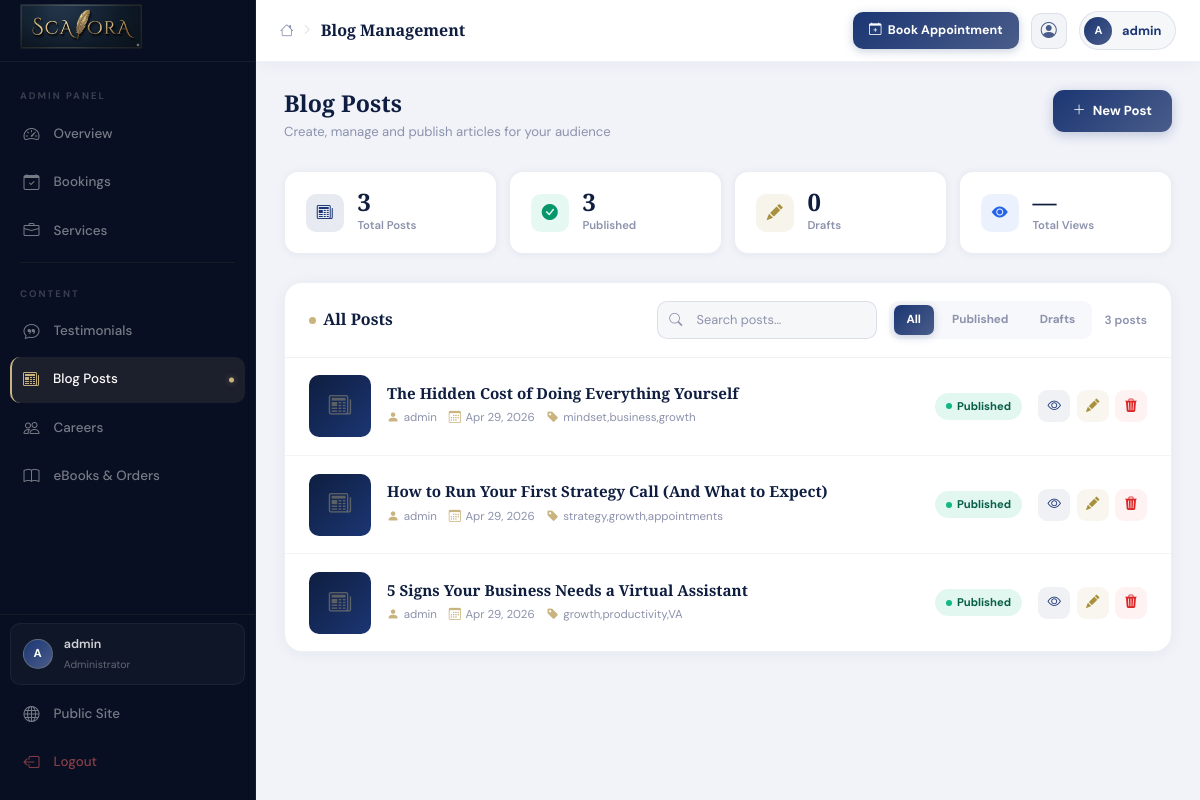
/dashboard/admin/blogs/ (signed in), run on the app's committed database.
### blogs/models.py (models this page shows, shortened)
class Blog(models.Model):
    title = models.CharField(max_length=300)
    slug = models.SlugField(unique=True, blank=True)
    author = models.ForeignKey(User, on_delete=models.CASCADE, related_name='blogs')
    content = models.TextField()
    excerpt = models.TextField(max_length=300, blank=True)
    image = models.ImageField(upload_to='blog_images/', blank=True, null=True)
    tags = models.CharField(max_length=200, blank=True)
    is_published = models.BooleanField(default=True)
    created_at = models.DateTimeField(auto_now_add=True)
    updated_at = models.DateTimeField(auto_now=True)
    class Meta:
        ordering = ['-created_at']

### dashboard/views.py (the view)
# urls.py: path('admin/blogs/', views.admin_blogs, name='admin_blogs'),
@login_required
def admin_blogs(request):
    if not is_admin_user(request.user):
        return redirect('dashboard:client_home')
    blogs = Blog.objects.order_by('-created_at')
    return render(request, 'dashboard/admin/blogs.html', {'blogs': blogs})

### dashboard/views.py (called while the page is built)
def is_admin_user(user):
    return user.is_staff or (hasattr(user, 'profile') and user.profile.role == 'admin')

### templates/dashboard/admin/blogs.html (shortened to what this page needs)
{% extends 'dashboard/base_dashboard.html' %}
{% block page_title %}Blog Management{% endblock %}
{% block content %}
<div class="bl-page-header">
  <div>
    <h1 class="bl-page-title">Blog Posts</h1>
    <p class="bl-page-sub">Create, manage and publish articles for your audience</p>
  </div>
  <a href="/blogs/add/" class="bl-add-btn"><i class="bi bi-plus-lg"></i> New Post</a>
</div>
<div class="bl-stats-row">
  <div class="bl-stat">
    <div class="bl-stat-ic c-blue"><i class="bi bi-newspaper"></i></div>
    <div><div class="bl-stat-val">{{ blogs|length }}</div><div class="bl-stat-lbl">Total Posts</div></div>
  </div>
  <div class="bl-stat">
    <div class="bl-stat-ic c-green"><i class="bi bi-check-circle-fill"></i></div>
    <div>
      <div class="bl-stat-val">{{ blogs|length }}</div>
      <div class="bl-stat-lbl">Published</div>
    </div>
  </div>
  <div class="bl-stat">
    <div class="bl-stat-ic c-gold"><i class="bi bi-pencil-fill"></i></div>
    <div><div class="bl-stat-val">0</div><div class="bl-stat-lbl">Drafts</div></div>
  </div>
  <div class="bl-stat">
    <div class="bl-stat-ic c-sky"><i class="bi bi-eye-fill"></i></div>
    <div><div class="bl-stat-val">—</div><div class="bl-stat-lbl">Total Views</div></div>
  </div>
</div>
<div class="bl-panel">
  <div class="bl-panel-header">
    <div class="bl-panel-title">All Posts</div>
    <div class="bl-toolbar">
      <div class="bl-search-wrap">
        <i class="bi bi-search bl-search-icon"></i>
        <input type="text" id="blSearch" class="bl-search-input" placeholder="Search posts…" autocomplete="off">
      </div>
      <div class="bl-filter-bar" id="blFilters">
        <button class="bl-tab active" data-filter="all">All</button>
        <button class="bl-tab" data-filter="published">Published</button>
        <button class="bl-tab" data-filter="draft">Drafts</button>
      </div>
      <span class="bl-count" id="blCount">{{ blogs|length }} post{{ blogs|length|pluralize }}</span>
    </div>
  </div>
  {% if blogs %}
  <div class="bl-post-list" id="blList">
    {% for b in blogs %}
    <div class="bl-post-row"
         data-status="{% if b.is_published %}published{% else %}draft{% endif %}"
         data-title="{{ b.title|lower }}"
         data-author="{{ b.author.get_full_name|lower|default:b.author.username|lower }}">
      <div class="bl-thumb">
        {% if b.image %}<img src="{{ b.image.url }}" alt="{{ b.title }}">
        {% else %}<i class="bi bi-newspaper"></i>{% endif %}
      </div>
      <div class="bl-post-info">
        <div class="bl-post-title">{{ b.title }}</div>
        <div class="bl-post-meta">
          <span class="bl-post-meta-item"><i class="bi bi-person-fill"></i>{{ b.author.get_full_name|default:b.author.username }}</span>
          <span class="bl-post-meta-item"><i class="bi bi-calendar3"></i>{{ b.created_at|date:"M j, Y" }}</span>
          {% if b.tags %}
          <span class="bl-post-meta-item"><i class="bi bi-tag-fill"></i>{{ b.tags|truncatechars:30 }}</span>
          {% endif %}
        </div>
      </div>
      <span class="bl-status-badge {% if b.is_published %}published{% else %}draft{% endif %}">
        <span class="bl-badge-dot"></span>
        {% if b.is_published %}Published{% else %}Draft{% endif %}
      </span>
      <div class="bl-post-actions">
        <a href="/blogs/{{ b.slug }}/" target="_blank" class="bl-action-btn view" title="View post">
          <i class="bi bi-eye"></i>
        </a>
        <a href="/blogs/{{ b.slug }}/edit/" class="bl-action-btn edit" title="Edit post">
          <i class="bi bi-pencil-fill"></i>
        </a>
        <a href="/blogs/{{ b.slug }}/delete/" class="bl-action-btn del" title="Delete post">
          <i class="bi bi-trash3-fill"></i>
        </a>
      </div>
    </div>
    {% endfor %}
  </div>
  {% else %}
  <div class="bl-empty">
    <div class="bl-empty-icon"><i class="bi bi-newspaper"></i></div>
    <h5>No blog posts yet</h5>
    <p><a href="/blogs/add/" style="color:#1B3673;font-weight:700;">Write your first post →</a></p>
  </div>
  {% endif %}
</div>
{% endblock %}

### templates/dashboard/base_dashboard.html (shortened to what this page needs)
{% load static %}
<!DOCTYPE html>
<html lang="en">
<head>
  <link href="https://cdn.jsdelivr.net/npm/bootstrap@5.3.2/dist/css/bootstrap.min.css" rel="stylesheet">
  <link href="https://cdn.jsdelivr.net/npm/bootstrap-icons@1.11.3/font/bootstrap-icons.css" rel="stylesheet">
  <link rel="stylesheet" href="/static/css/scalora.css">
</head>
<body>
<div class="db-wrapper">
  <aside class="db-sidebar" id="dbSidebar">
    <a href="/" class="sb-brand">
      <h2 class="auth-brand">
    <img src="{% static 'images/scalora-logo.png' %}"
         alt="Scalora Logo"
         style="height: 45px; width: auto;">
</h2>
    </a>
    <nav class="sb-nav">
      <div class="sb-section-label">
        {% if user.is_staff %}Admin Panel{% else %}My Account{% endif %}
      </div>
      {% if user.is_staff %}
      <a href="/dashboard/admin/"
         class="sb-link {% if request.path == '/dashboard/admin/' %}active{% endif %}">
        <i class="bi bi-speedometer2"></i><span>Overview</span>
      </a>
      <a href="/dashboard/admin/bookings/"
         class="sb-link {% if '/bookings/' in request.path and '/dashboard/' in request.path %}active{% endif %}">
        <i class="bi bi-calendar-check"></i><span>Bookings</span>
      </a>
      <a href="/dashboard/admin/services/"
         class="sb-link {% if '/services/' in request.path and '/dashboard/' in request.path %}active{% endif %}">
        <i class="bi bi-briefcase"></i><span>Services</span>
      </a>
      <div class="sb-divider"></div>
      <div class="sb-section-label">Content</div>
      <a href="/dashboard/admin/testimonials/"
         class="sb-link {% if '/testimonials/' in request.path and '/dashboard/' in request.path %}active{% endif %}">
        <i class="bi bi-chat-quote"></i><span>Testimonials</span>
      </a>
      <a href="/dashboard/admin/blogs/"
         class="sb-link {% if '/blogs/' in request.path and '/dashboard/' in request.path %}active{% endif %}">
        <i class="bi bi-newspaper"></i><span>Blog Posts</span>
      </a>
      <a href="/dashboard/admin/careers/"
         class="sb-link {% if '/careers/' in request.path and '/dashboard/' in request.path %}active{% endif %}">
        <i class="bi bi-people"></i><span>Careers</span>
      </a>
      <a href="/dashboard/admin/ebooks/"
         class="sb-link {% if '/ebooks/' in request.path and '/dashboard/' in request.path %}active{% endif %}">
        <i class="bi bi-book"></i><span>eBooks & Orders</span>
      </a>
      {% endif %}
    </nav>
    <div class="sb-footer">
      <a href="/accounts/profile/" class="sb-user-card">
        <div class="sb-user-av">{{ user.first_name|first|upper|default:user.username|first|upper }}</div>
        <div class="sb-user-info">
          <div class="sb-user-name">{{ user.get_full_name|default:user.username|truncatechars:20 }}</div>
          <div class="sb-user-role">{% if user.is_staff %}Administrator{% else %}Client{% endif %}</div>
        </div>
      </a>
      <a href="/" class="sb-link">
        <i class="bi bi-globe"></i><span>Public Site</span>
      </a>
      <a href="/accounts/logout/" class="sb-link sb-logout">
        <i class="bi bi-box-arrow-left"></i><span>Logout</span>
      </a>
    </div>
  </aside>
  <div class="db-main">
    <header class="db-topbar">
      <div class="topbar-title-wrap">
        <i class="bi bi-house topbar-home-ic"></i>
        <i class="bi bi-chevron-right topbar-sep"></i>
        <div class="topbar-page-title">{% block page_title %}Dashboard{% endblock %}</div>
      </div>
      <div class="topbar-right">
        <a href="/bookings/book/" class="topbar-book-btn">
          <i class="bi bi-calendar-plus"></i> Book Appointment
        </a>
        <a href="/accounts/profile/" class="topbar-icon-btn" title="Profile">
          <i class="bi bi-person-circle"></i>
        </a>
        <div class="topbar-user-chip">
          <div class="topbar-av">{{ user.first_name|first|upper|default:user.username|first|upper }}</div>
          <span class="topbar-username">{{ user.get_full_name|default:user.username }}</span>
        </div>
      </div>
    </header>
    <div class="db-content">
      {% block content %}{% endblock %}
    </div>
  </div>
</div>
</body>
</html>

### static/css/scalora.css (style rules this page uses)
:root { --primary-dark: #0F1E40; --primary: #1B3673; --primary-light: #4A5D8A; --secondary: #8C92AC; --gold: #c9b37e; --gold-light: #e0cc9e; --off-white: #F2F2F2; --white: #ffffff; --glass-bg: rgba(27, 54, 115, 0.15); --glass-border: rgba(201, 179, 126, 0.18); --glass-bg-dark: rgba(15, 30, 64, 0.75); --text-primary: #0F1E40; --text-light: rgba(255,255,255,0.85); --font-display: 'Playfair Display', Georgia, serif; --font-body: 'DM Sans', system-ui, sans-serif; --radius: 16px; --radius-sm: 10px; --shadow: 0 8px 40px rgba(15,30,64,0.18); --shadow-lg: 0 20px 60px rgba(15,30,64,0.25); --transition: all 0.3s cubic-bezier(0.4, 0, 0.2, 1); }
*, *::before, *::after { box-sizing: border-box; }
html { scroll-behavior: smooth; }
body { font-family: var(--font-body); color: var(--text-primary); background: var(--off-white); line-height: 1.7; overflow-x: hidden; }
h1,h2,h3,h4,h5,h6 { font-family: var(--font-display); font-weight: 700; line-height: 1.2; }
.auth-brand { font-family: var(--font-display); font-size: 2rem; color: var(--primary-dark); }

### data on the page
Blog: title "The Hidden Cost of Doing Everything Yourself", author.get_full_name "admin", created_at "Apr 29, 2026", tags "mindset,business,growth", is_published "Published"
Blog: title "How to Run Your First Strategy Call (And What to Expect)", author.get_full_name "admin", created_at "Apr 29, 2026", tags "strategy,growth,appointments", is_published "Published"
Blog: title "5 Signs Your Business Needs a Virtual Assistant", author.get_full_name "admin", created_at "Apr 29, 2026", tags "growth,productivity,VA", is_published "Published"

### other printed values
{{ user.first_name|first|upper|default:user.username|first|upper }} "A"
{{ user.get_full_name|default:user.username|truncatechars:20 }} "admin"
{{ user.get_full_name|default:user.username }} "admin"
{{ blogs|length }} "3"
